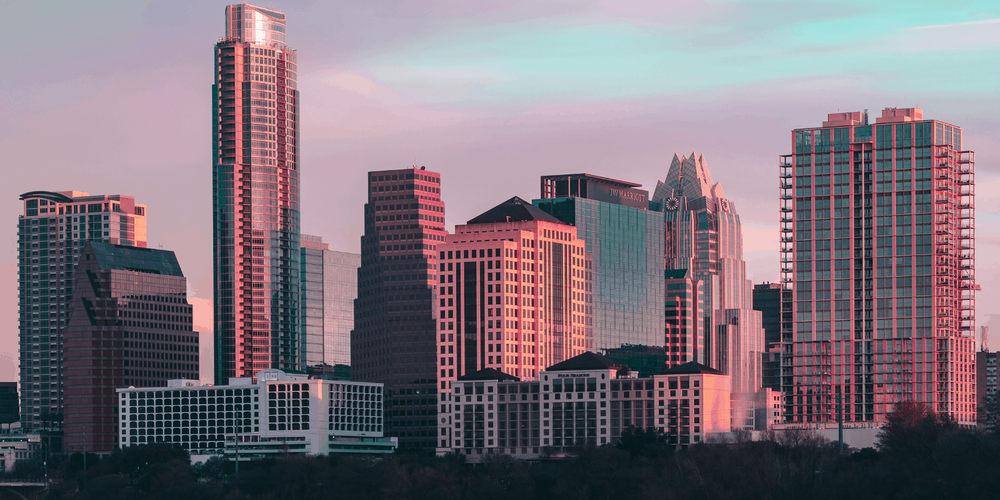
#> input picture photos/city.png, 1000 x 500 px, shrunk from 1600 x 800 before the run
$ python contour.py
#> lines starting #> are read from the running program, lines starting #| are printed output that depends on the picture; after the words box and inside, x2 and y2 are one past the last pixel; in counts of white or black regions, pixels touching at a corner belong together
import cv2 as cv
import numpy as np

img = cv.imread('./photos/city.png')
#> img is the input picture: shape (500, 1000, 3); mean B, G, R 123.1, 114, 125
blank = np.zeros(img.shape, dtype='uint8')
gray = cv.cvtColor(img, cv.COLOR_BGR2GRAY)
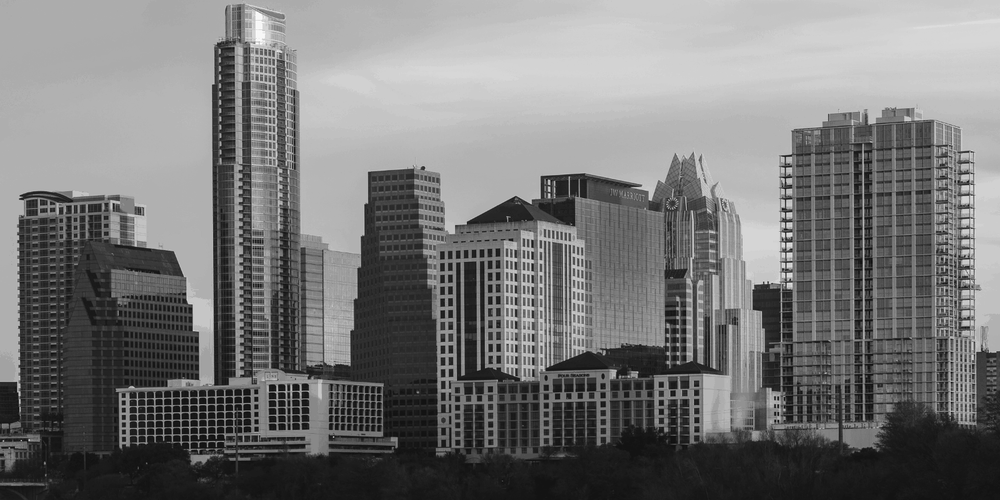
#> gray: shape (500, 1000); min 7, max 255, mean 118.4
blur = cv.GaussianBlur(gray, (5,5), cv.BORDER_DEFAULT)
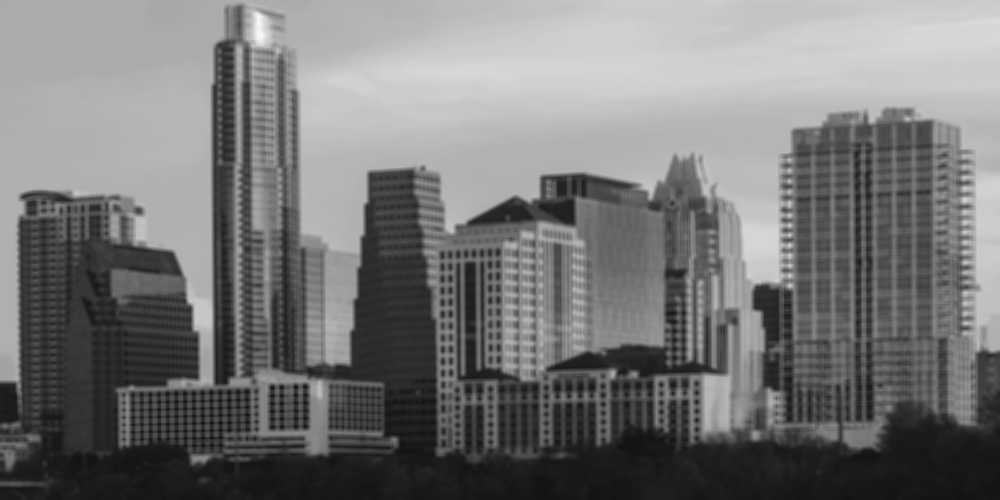
#> blur: shape (500, 1000); min 19, max 248, mean 118.4
canny = cv.Canny(blur, 125, 175)
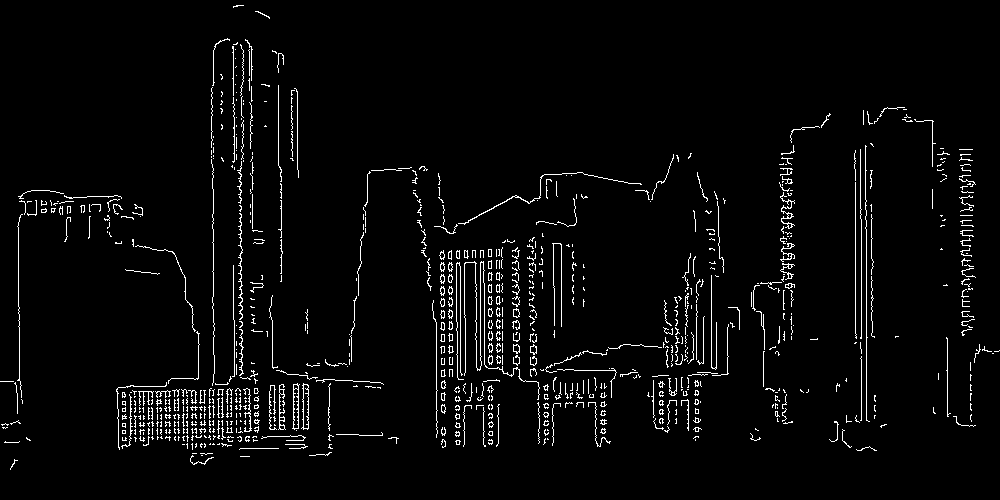
#> canny: shape (500, 1000); 3.4% white in thin lines or dots

ret, thresh = cv.threshold(canny, 125, 255, cv.THRESH_BINARY)

#  Returns al list of contours and hierarchical representation of contours
# RETR_EXTERNAL - returns external contours, RETR_TREE - retruns hierarchical contours under a contour
# Approximation method -
contours, hierarchies = cv.findContours(thresh, cv.RETR_LIST, cv.CHAIN_APPROX_NONE)
#> contours = 941 contours, 883 with area under 20; largest, box (x1, y1, x2, y2) and area: (301, 383, 309, 430) 226, (292, 383, 300, 430) 220, (302, 384, 309, 429) 204, (293, 388, 299, 429) 168, (278, 384, 286, 430) 74
print(len(contours))
#| 941
cv.drawContours(blank, contours, -1, (0, 0, 255), 1)
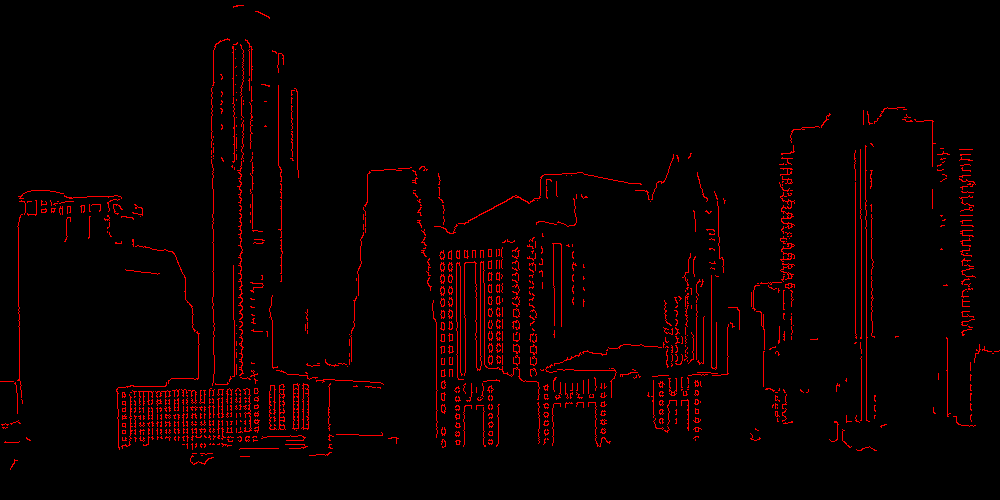
#> blank: shape (500, 1000, 3); mean of channels 0, 1, 2 0, 0, 8.6; drawn as B, G, R
cv.imshow('Contours', blank)

cv.waitKey(0)
